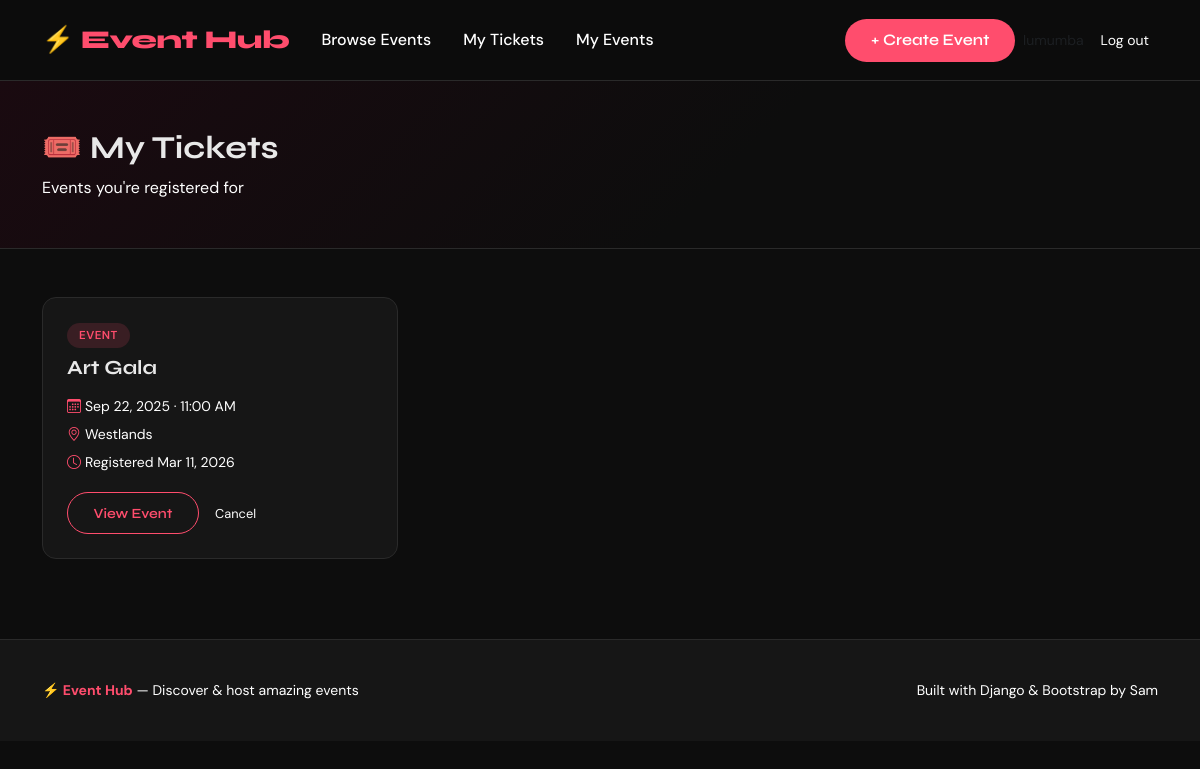
The page /my-tickets/ (signed in) on the database its author committed.
### events/models.py (models this page shows, shortened)
class Registration(models.Model):
    event = models.ForeignKey(Event, on_delete=models.CASCADE, related_name='registrations')
    user  = models.ForeignKey(User, on_delete=models.CASCADE, related_name='my_registrations')
    registered_at = models.DateTimeField(auto_now_add=True)
    phone   = models.CharField(max_length=20, blank=True)
    message = models.TextField(blank=True, help_text="Any special requests?")
    class Meta:
        unique_together = ('event', 'user')

class Event(models.Model):
    title       = models.CharField(max_length=200)
    description = models.TextField()
    category    = models.ForeignKey(Category, on_delete=models.SET_NULL, null=True, blank=True)
    date     = models.DateTimeField()
    location = models.CharField(max_length=300)
    image = models.ImageField(upload_to='events/', blank=True, null=True)
    price    = models.DecimalField(max_digits=8, decimal_places=2, default=0.00)
    capacity = models.PositiveIntegerField(default=100)
    organizer  = models.ForeignKey(User, on_delete=models.CASCADE, related_name='my_events')
    created_at = models.DateTimeField(auto_now_add=True)
    updated_at = models.DateTimeField(auto_now=True)
    is_published = models.BooleanField(default=True)
    class Meta:
        ordering = ['date']   # Newest dates first

### events/views.py (the view)
# urls.py: path('my-tickets/',views.my_tickets,name='my_tickets'),
@login_required
def my_tickets(request):
    registrations = Registration.objects.filter(user=request.user).order_by('-registered_at')
    return render(request, 'events/my_tickets.html', {'registrations': registrations})

### events/templates/events/my_tickets.html (shortened to what this page needs)
{% extends "base.html" %}
{% block content %}
<div class="page-hero">
  <div class="container">
    <h1 style="font-size:2rem;">🎟️  My Tickets</h1>
    <p style="color:var(--muted);">Events you're registered for</p>
  </div>
</div>
<div class="container mt-5 mb-5">
  {% if registrations %}
    <div class="row g-4">
      {% for reg in registrations %}
        <div class="col-md-6 col-lg-4">
          <div style="background:var(--card-bg); border:1px solid var(--border); border-radius:var(--radius); padding:1.5rem; height:100%;">
            <div class="tag mb-2">{{ reg.event.category.name|default:"Event" }}</div>
            <h5 style="font-family:'Syne',sans-serif; margin-bottom:.75rem;">
              <a href="{% url 'event_detail' reg.event.pk %}" style="color:var(--text);">{{ reg.event.title }}</a>
            </h5>
            <div style="color:var(--muted); font-size:.875rem; line-height:2; margin-bottom:1rem;">
              <div><i class="bi bi-calendar3 me-1" style="color:var(--brand);"></i>{{ reg.event.date|date:"M d, Y · g:i A" }}</div>
              <div><i class="bi bi-geo-alt me-1"   style="color:var(--brand);"></i>{{ reg.event.location }}</div>
              <div><i class="bi bi-clock me-1"     style="color:var(--brand);"></i>Registered {{ reg.registered_at|date:"M d, Y" }}</div>
            </div>
            <div class="d-flex gap-2">
              <a href="{% url 'event_detail' reg.event.pk %}" class="btn btn-outline-brand btn-sm">View Event</a>
              <a href="{% url 'cancel_registration' reg.pk %}"
                 style="color:var(--muted); font-size:.8rem; align-self:center; margin-left:.5rem;">
                Cancel
              </a>
            </div>
          </div>
        </div>
      {% endfor %}
    </div>
  {% endif %}
</div>
{% endblock %}

### templates/base.html (style rules this page uses)
:root { --brand: #FF4D6D; --brand-dark: #C9184A; --dark: #0D0D0D; --card-bg: #161616; --surface: #1E1E1E; --border: #2A2A2A; --text: #E8E8E8; --muted: white; --radius: 14px; }
* { box-sizing: border-box; margin: 0; padding: 0; }
body { background: var(--dark); color: var(--text); font-family: 'DM Sans', sans-serif; min-height: 100vh; }
h1, h2, h3, h4, h5, h6 { font-family: 'Syne', sans-serif; font-weight: 700; }
.btn-outline-brand { background: transparent; color: var(--brand); border: 1.5px solid var(--brand); border-radius: 50px; padding: 0.6rem 1.6rem; font-weight: 600; font-family: 'Syne', sans-serif; transition: all 0.2s; }
.tag { display: inline-block; background: rgba(255,77,109,0.15); color: var(--brand); font-size: 0.72rem; font-weight: 600; padding: 0.25rem 0.75rem; border-radius: 50px; letter-spacing: 0.5px; text-transform: uppercase; }
.page-hero { background: linear-gradient(135deg, #1a0a10 0%, #0D0D0D 60%); border-bottom: 1px solid var(--border); padding: 3rem 0 2rem; }
a { color: var(--brand); text-decoration: none; }

### rows shown on the page
Registration: event.category.name "EVENT", event "Art Gala", event "Sep 22, 2025 · 11:00 AM", event.location "Westlands", registered_at "Mar 11, 2026"
